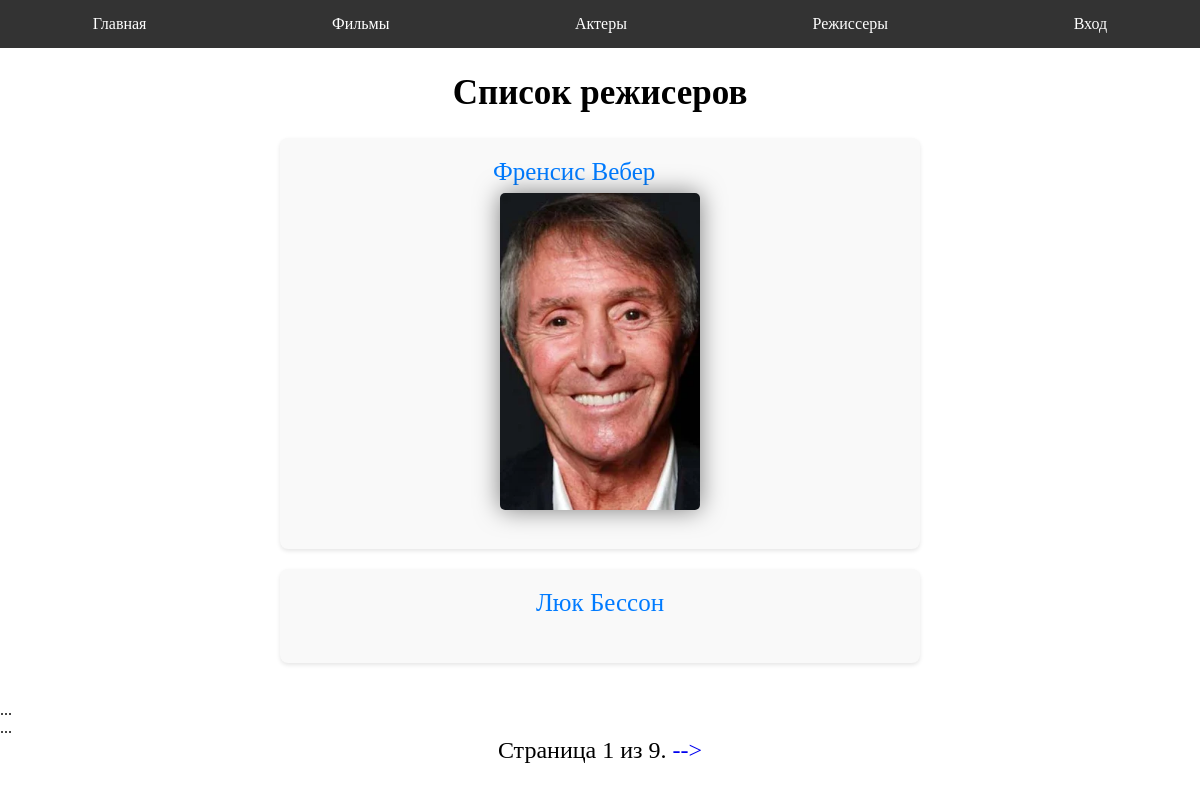
Page /director/ on the committed database.
### appkino/models.py (models this page shows, shortened)
class ModelDirector(models.Model):
    name = models.CharField(max_length=100, verbose_name='Режисер')
    info = models.TextField(verbose_name='Информация', null=True, blank=True)
    photo = models.FileField(blank=True, null=True, verbose_name='Фото', upload_to='fotoDirector/')
    def getUrl(self):
        return f'{self.id}/'

### appkino/views.py (the view)
# urls.py: path('director/', views.directorList.as_view(), name='alldirector'),
class directorList(generic.ListView):
    model = ModelDirector
    paginate_by = 2

### templates/appkino/modeldirector_list.html (shortened to what this page needs)
{% extends 'index.html' %}
{% load static %}
{% block head %}
    <link rel="stylesheet" href="{% static 'css/index.css' %}">
    <link rel="stylesheet" href="{% static 'css/kinolist.css' %}">
    <link rel="stylesheet" href="{% static 'css/personlist.css' %}">
{% endblock %}
{% block content %}
    <h2>Список режисеров</h2>
        <ul>
        {% for one in modeldirector_list %}
            <div class="card">
            <li>
                <div class="main">
                    <div class="name">
                    <a href="{{ one.getUrl }}">{{ one.name }}</a>
                </div>
                <div class="photo">
                    <img src="{% static one.photo %}" alt="" width="200px">
                </div>
                </div>
            </li>
            </div>
        {% endfor %}
        </ul>
    {% for contact in page_obj %}
    {{ contact.full_name|upper }}<br>
    ...
{% endfor %}
<div class="pagination">
    <span class="step-links">
        <span class="current">
            Страница {{ page_obj.number }} из {{ page_obj.paginator.num_pages }}.
        </span>
        {% if page_obj.has_next %}
            <a href="?page={{ page_obj.next_page_number }}">--></a>
        {% endif %}
    </span>
</div>
{% endblock %}

### appkino/static/css/index.css (style rules this page uses)
* { margin: 0; padding: 0; }

### appkino/static/css/kinolist.css (style rules this page uses)
.card { background-color: #f9f9f9; border-radius: 8px; box-shadow: 0 2px 4px rgba(0, 0, 0, 0.1); padding: 20px; margin-bottom: 20px; }
.card li { list-style: none; margin-bottom: 8px; }
.card a { color: #007bff; text-decoration: none; font-size: 25px; }
h2 { text-align: center; font-size: 35px; margin-top: 25px; margin-bottom: 25px; }

### appkino/static/css/personlist.css (style rules this page uses)
.card { display: flex; flex-direction: column; align-items: center; width: 50%; justify-content: center; margin-left: auto; margin-right: auto; }
.pagination { display: flex; justify-content: center; margin-left: auto; margin-right: auto; font-size: 24px; }
.pagination a { text-decoration: none; }
img { margin: 7px; border-radius: 5px; box-shadow: 0px 0px 25px rgba(0, 0, 0, 0.5); }

### rows in the picture
ModelDirector: name "Френсис Вебер", photo (picture)
ModelDirector: name "Люк Бессон"

### other values in the picture
{{ page_obj.number }} "1"
{{ page_obj.paginator.num_pages }} "9"
